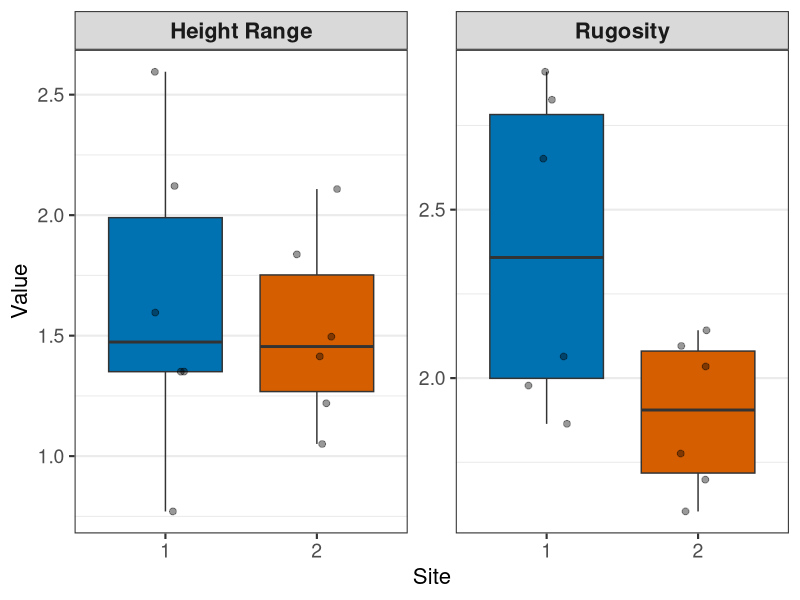

Recreate this plot in R.

library(tidyverse)


RDH_allreef <- read.csv("RDH_AllReef_V2.csv")

RDH_allreef_sum <- RDH_allreef %>%
group_by(Site, Complexity_Level) %>%
  summarize(Rugosity = mean(Rugosity),
            FractalDimension = mean(FractalDimension),
            HeightRange = mean(HeightRange))


RDH_long <- RDH_allreef %>%
  pivot_longer(
    cols = c(Rugosity, HeightRange),
    names_to = "Metric",
    values_to = "Value"
  ) %>%
  mutate(
    Metric = recode(
      Metric,
      "Rugosity" = "Rugosity",
      "HeightRange" = "Height Range"
    ))

RDH_allreef %>%
  filter(Site == 2) %>%
  summarise(max(Rugosity, na.rm = TRUE))

allreefplot_v2 <- ggplot(RDH_long, aes(x = as.factor(Site), y = Value, fill = as.factor(Site))) +
  geom_boxplot()+
  geom_jitter(
    width = 0.15,
    alpha = 0.4,
    size = 2
  ) +
  facet_wrap(~Metric, scales = "free_y") +
  scale_fill_manual(
    values = c("#0072B2", "#D55E00"),  # Okabe-Ito palette
    name = ""
  ) +
  labs(
    x = "Site",
    y = "Value"
  ) +
  theme_bw(base_size = 16) +
  theme(
    strip.text = element_text(size = 16, face = "bold"),
    axis.title = element_text(size = 16),
    axis.text = element_text(size = 14),
    legend.title = element_text(size = 15),
    legend.text = element_text(size = 14),
    legend.position = "none",
    panel.grid.major.x = element_blank()
  )
  
